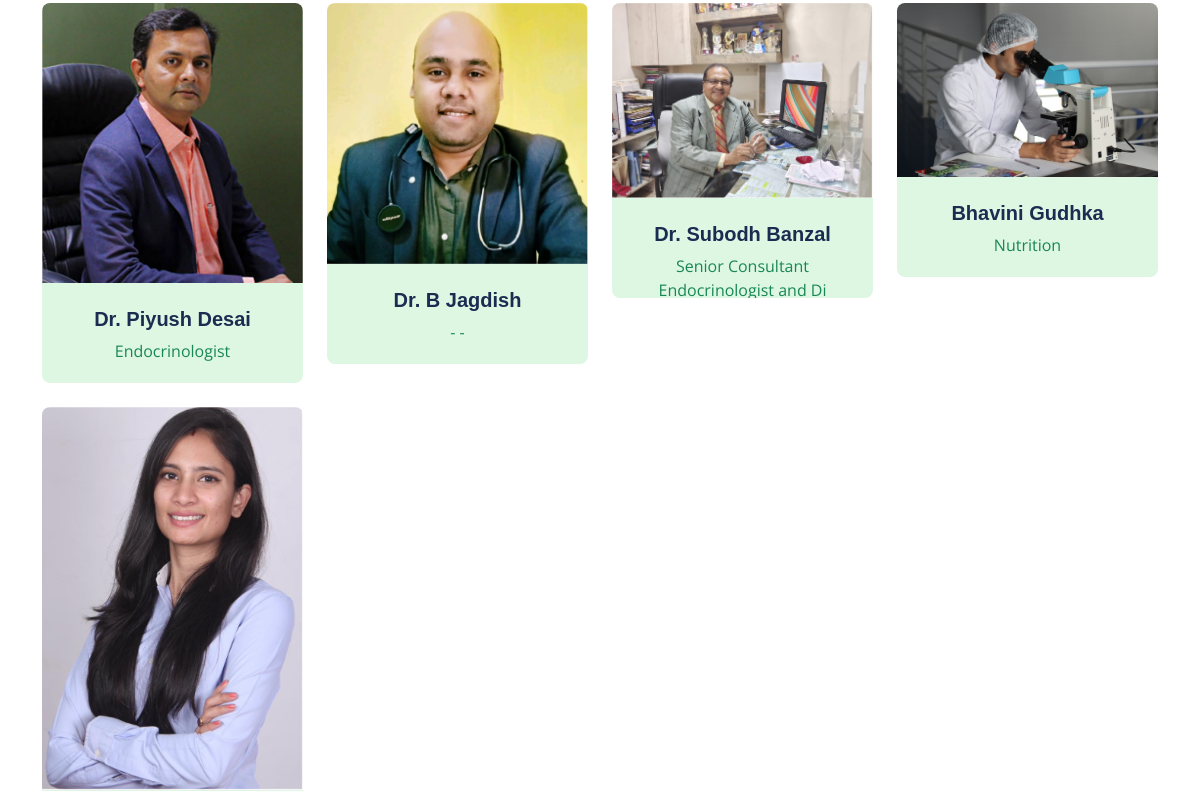
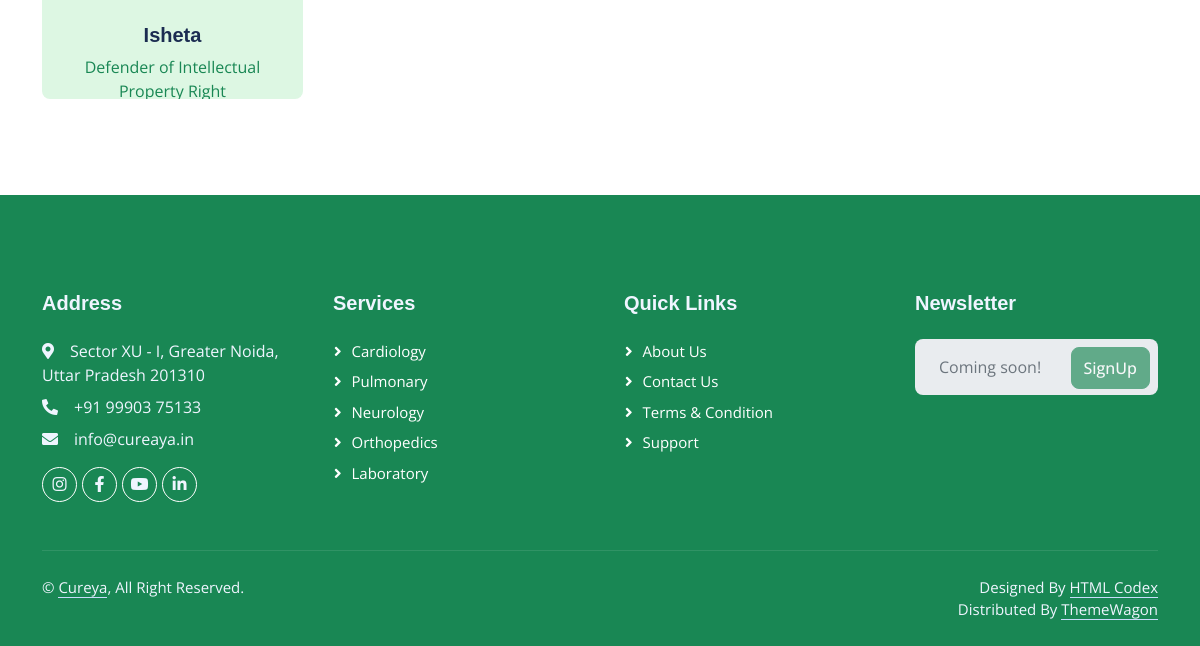
Page /team/ (lower part) on the earlier database version (2 pictures, top to bottom).
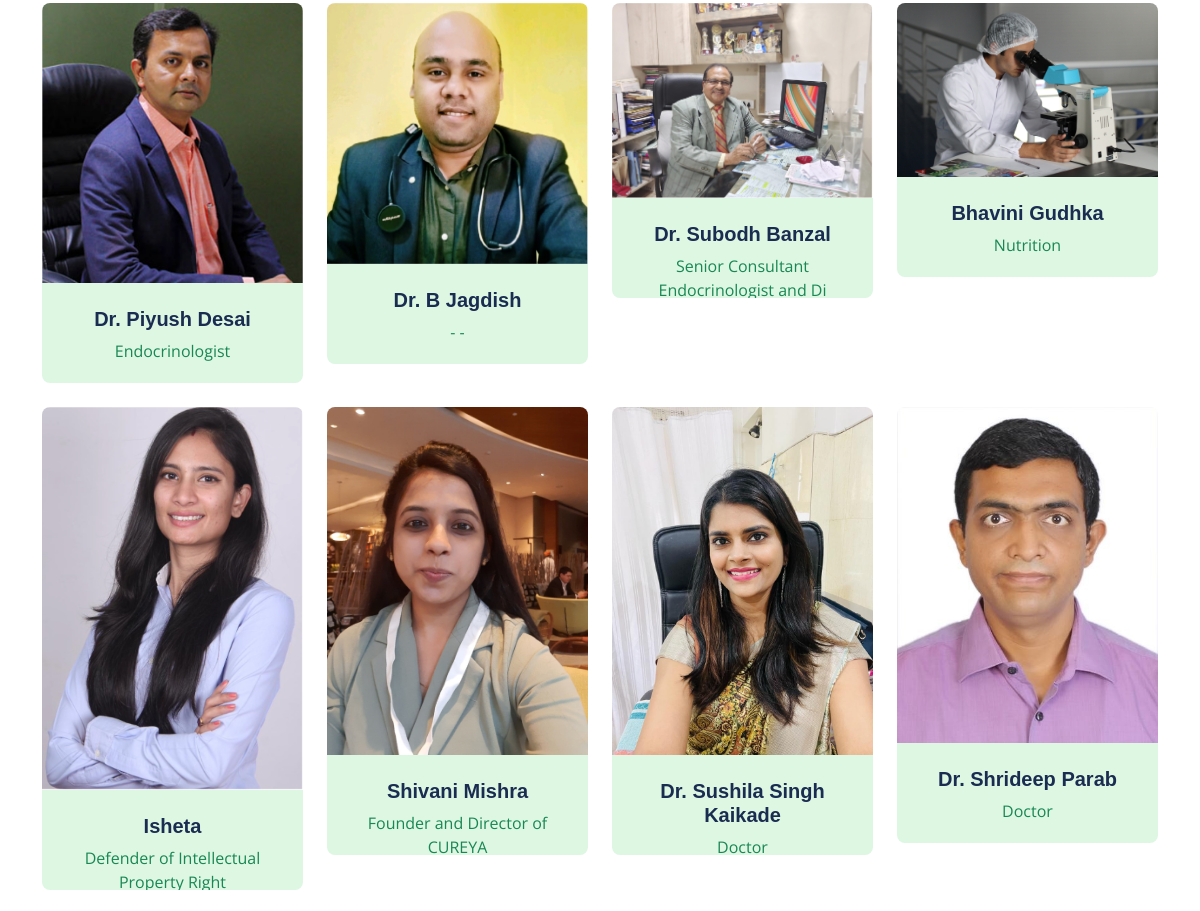
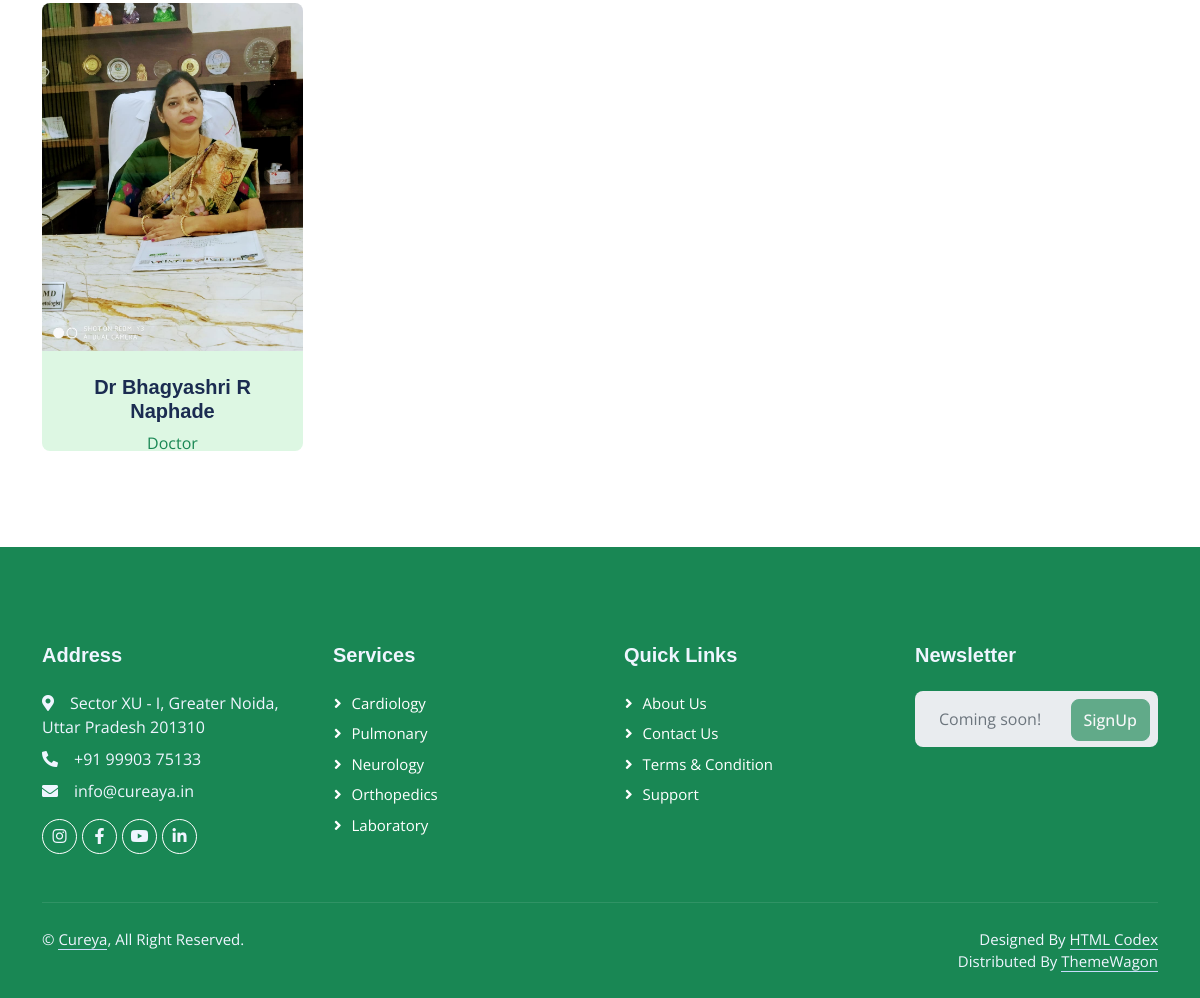
Same page on the later database version (2 pictures, top to bottom).
### cureya/models.py (models this page shows, shortened)
class TeamMember(models.Model):
    id = models.UUIDField(
        primary_key=True,
        default=uuid.uuid4,
        editable=False)
    name = models.CharField(max_length=60)
    experience_years = models.IntegerField(default=0)
    photo = models.ImageField(upload_to='team/')
    designation = models.CharField(max_length=40)
    priority = models.IntegerField(default=3)
    is_visible = models.BooleanField(default=True)
    created_at = models.DateTimeField(auto_now_add=True)
    updated_at = models.DateTimeField(auto_now=True)

### cureya/views.py (the view)
# urls.py: path('team/', team),
def team(request: ASGIRequest):
    team_members = TeamMember.objects.filter(is_visible=True).order_by('-priority')
    return render(request, 'team.html', {'team': team_members})

### templates/team.html (shortened to what this page needs)
{% extends 'partials/_base.html' %}
{% load static %}
{% block content %}
    <div class="container-xxl py-5">
        <div class="container">
            <div class="row g-4">
                {% for team_member in team %}
                <div class="col-lg-3 col-md-6 wow fadeInUp" data-wow-delay="0.1s">
                    <div class="team-item position-relative rounded overflow-hidden">
                        <div class="overflow-hidden">
                            <img class="img-fluid" src="{{ team_member.photo.url }}" alt="">
                        </div>
                        <div class="appoint team-text  text-center p-4">
                            <h5>{{team_member.name}}</h5>
                            <p class="text-success">{{team_member.designation}}</p>
                        </div>
                    </div>
                </div>
                {% endfor %}
            </div>
        </div>
    </div>
{% endblock %}

### templates/partials/_base.html (shortened to what this page needs)
{% load static %}
<!doctype html>
<html lang="en">
<head>
    <link href="https://cdnjs.cloudflare.com/ajax/libs/font-awesome/5.10.0/css/all.min.css" rel="stylesheet">
    <link href="https://cdn.jsdelivr.net/npm/bootstrap-icons@1.4.1/font/bootstrap-icons.css" rel="stylesheet">
    <link href='https://unpkg.com/boxicons@2.1.4/css/boxicons.min.css' rel='stylesheet'>
    <link href="{% static 'lib/animate/animate.min.css' %}" rel="stylesheet">
    <link href="{% static 'lib/owlcarousel/assets/owl.carousel.min.css' %}" rel="stylesheet">
    <link href="{% static 'lib/tempusdominus/css/tempusdominus-bootstrap-4.min.css' %}" rel="stylesheet" />
    <link href="{% static 'css/bootstrap.min.css' %}" rel="stylesheet">
    <link href="{% static 'css/style.css'%}" rel="stylesheet">
</head>
<body>
    {% block content %}
    {% endblock %}
    <div class="container-fluid bg-success text-light footer mt-5 pt-5 wow fadeIn" data-wow-delay="0.1s">
        <div class="container py-5">
            <div class="row g-5">
                <div class="col-lg-3 col-md-6">
                    <h5 class="text-light mb-4">Address</h5>
                    <p class="mb-2"><i class="fa fa-map-marker-alt me-3"></i>Sector XU - I,
                        Greater Noida, Uttar Pradesh 201310</p>
                    <p class="mb-2"><i class="fa fa-phone-alt me-3"></i>+91 99903 75133</p>
                    <p class="mb-2"><i class="fa fa-envelope me-3"></i>info@cureaya.in</p>
                    <div class="d-flex pt-2">
                        <a class="btn btn-outline-light btn-social rounded-circle" href="https://www.instagram.com/cureya.in/"><i class="fab fa-instagram"></i></a>
                        <a class="btn btn-outline-light btn-social rounded-circle" href="https://www.facebook.com/cureya7/"><i class="fab fa-facebook-f"></i></a>
                        <a class="btn btn-outline-light btn-social rounded-circle" href="https://www.youtube.com/channel/UCjsRwGm--mr1ADln5CB5Siw"><i class="fab fa-youtube"></i></a>
                        <a class="btn btn-outline-light btn-social rounded-circle" href="https://www.linkedin.com/company/cureya/?originalSubdomain=in"><i class="fab fa-linkedin-in"></i></a>
                    </div>
                </div>
                <div class="col-lg-3 col-md-6">
                    <h5 class="text-light mb-4">Services</h5>
                    <a class="btn btn-link" href="">Cardiology</a>
                    <a class="btn btn-link" href="">Pulmonary</a>
                    <a class="btn btn-link" href="">Neurology</a>
                    <a class="btn btn-link" href="">Orthopedics</a>
                    <a class="btn btn-link" href="">Laboratory</a>
                </div>
                <div class="col-lg-3 col-md-6">
                    <h5 class="text-light mb-4">Quick Links</h5>
                    <a class="btn btn-link" href="/about">About Us</a>
                    <a class="btn btn-link" href="/contact">Contact Us</a>
                    <a class="btn btn-link" href="/">Terms & Condition</a>
                    <a class="btn btn-link" href="/contact">Support</a>
                </div>
                <div class="col-lg-3 col-md-6">
                    <h5 class="text-light mb-4">Newsletter</h5>
                    <div  class="position-relative mx-auto" style="max-width: 400px;">
                        <input disabled class="form-control border-0 w-100 py-3 ps-4 pe-5" type="text" placeholder="Coming soon!">
                        <button disabled type="button" href="signup.html" class="btn btn-success py-2 position-absolute top-0 end-0 mt-2 me-2">SignUp</button>
                    </div>
                </div>
            </div>
        </div>
        <div class="container">
            <div class="copyright">
                <div class="row">
                    <div class="col-md-6 text-center text-md-start mb-3 mb-md-0">
                        &copy; <a class="border-bottom" href="#">Cureya</a>, All Right Reserved.
                    </div>
                    <div class="col-md-6 text-center text-md-end">
                        Designed By <a class="border-bottom" href="https://htmlcodex.com">HTML Codex</a>
                        Distributed By <a class="border-bottom" href="https://themewagon.com" target="_blank">ThemeWagon</a>
                    </div>
                </div>
            </div>
        </div>
    </div>
</body>
</html>

### static/css/style.css (style rules this page uses)
:root { --primary: #7C7C7C; --light: #EFF5FF; --dark: #1B2C51; }
.btn { font-weight: 500; transition: .5s; }
.team-item img { position: relative; top: 0; transition: .5s; }
.team-item .team-text { position: relative; height: 100px; transition: .5s; }
.team-text { background-color: #DDF7E3; }
.appoint { background-color: #DDF7E3; }
.footer .btn.btn-social { margin-right: 5px; width: 35px; height: 35px; display: flex; align-items: center; justify-content: center; color: var(--light); border: 1px solid #FFFFFF; transition: .3s; }
.footer .btn.btn-link { display: block; margin-bottom: 5px; padding: 0; text-align: left; color: #FFFFFF; font-size: 15px; font-weight: normal; text-transform: capitalize; transition: .3s; }
.footer .btn.btn-link::before { position: relative; content: "\f105"; font-family: "Font Awesome 5 Free"; font-weight: 900; margin-right: 10px; }
.footer .copyright { padding: 25px 0; font-size: 15px; border-top: 1px solid rgba(256, 256, 256, .1); }
.footer .copyright a { color: var(--light); }
body { font-family: "Open Sans", sans-serif; color: #313030; }
a { color: #198754; text-decoration: none; }
h1, h2, h3, h4, h5, h6 { font-family: "Raleway", sans-serif; }

Differences in the rows shown:
added TeamMember: photo (picture), name "Shivani Mishra", designation "Founder and Director of CUREYA"
added TeamMember: photo (picture), name "Dr. Sushila Singh Kaikade", designation "Doctor"
added TeamMember: photo (picture), name "Dr. Shrideep Parab", designation "Doctor"
added TeamMember: photo (picture), name "Dr Bhagyashri R Naphade", designation "Doctor"
